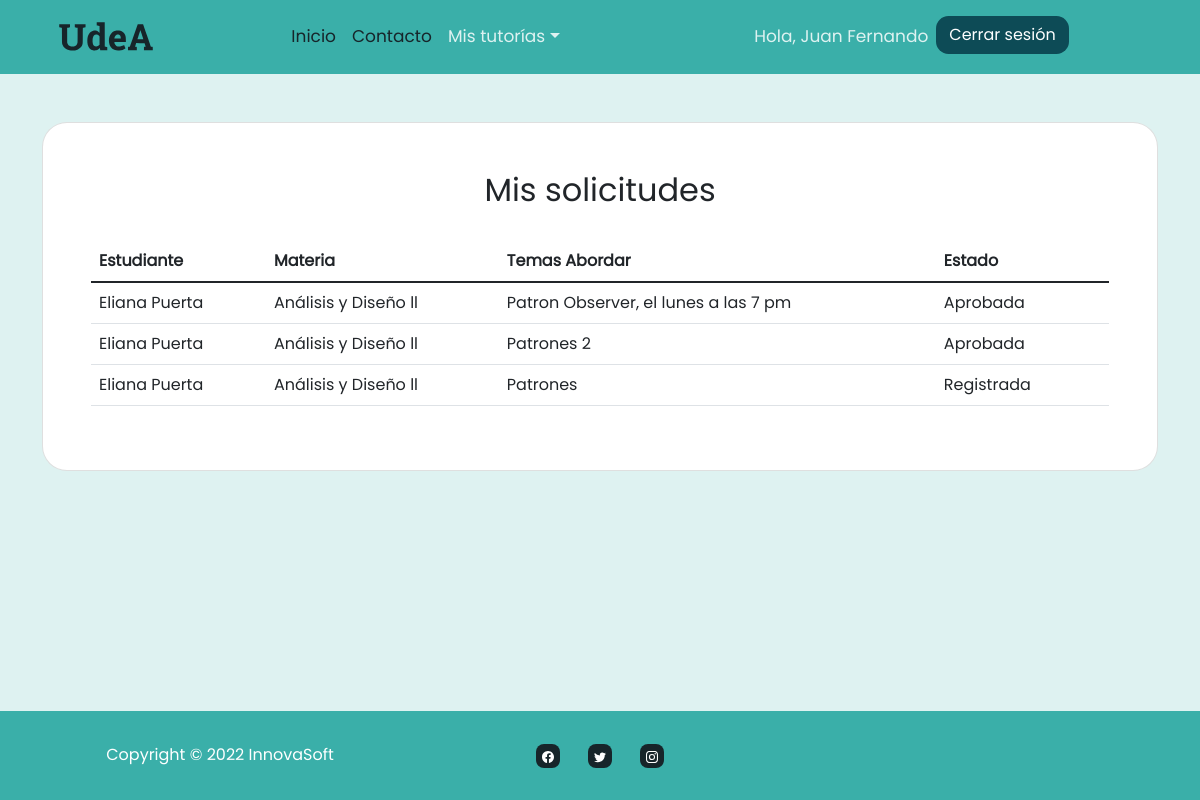
Screenshot of /tutorial_request/my_requests/ (signed in) with the database file from the repository.
### signup/models.py (models this page shows, shortened)
class User(AbstractUser):
    class Role(models.TextChoices):
        ADMIN = "ADMINISTRATOR", 'Administrator'
        STUDENT = "STUDENT", 'Student'
        TUTOR = "TUTOR", 'Tutor'
    base_role = Role.STUDENT
    role = models.CharField(max_length=15, choices=Role.choices)
    email = models.EmailField(
        max_length=30, blank=False, null=False, unique=True)
    username = models.CharField(max_length=40, unique=True, default='')
    has_tutorial = models.BooleanField(blank=False, null= False, default = False)
    class Meta:
        verbose_name = "Usuario"
        verbose_name_plural = "Usuarios"

### tutorial_request/models.py (models this page shows, shortened)
class Tutorial_Request(models.Model):
    state = models.IntegerField(null=False, blank=False, default=0, choices=State_Scale.choices)
    student = models.ForeignKey(Student, blank=False, null=False, on_delete=models.CASCADE)
    subject = models.ForeignKey(Subject, on_delete=models.CASCADE)
    tutor = models.ForeignKey(Tutor, blank=False, null=False, on_delete=models.CASCADE)
    topics = models.CharField(max_length=200, blank=False, null=False)
    date_created = models.DateField(auto_now_add=True)
    class Meta:
        verbose_name = "Solicitud de tutoría"
        verbose_name_plural = "Solicitudes de tutorías"

### index/models.py (models this page shows)
class Subject(models.Model):
    name = models.CharField(null=False, blank=False, max_length=100)
    academic_program = models.ForeignKey(Academic_Program, on_delete=models.CASCADE)
    tutors = models.ManyToManyField(Tutor)
    class Meta:
        verbose_name = "Materia"
        verbose_name_plural = "Materias"
    def __str__(self):
        return self.name

### tutorial_request/views.py (the view)
# urls.py: path('my_requests/', login_required(views.TutorialResponseView.as_view()), name="tutorial_response"),
class TutorialResponseView(TemplateView):
    template_name = 'tutorial_request/tutorial_response.html'
    def get(self, request):
        if request.user.role == "STUDENT":
            return redirect('index')
        tutorial_requests = Tutorial_Request.objects.all().order_by('state').filter(tutor_id=request.user.id) #TODO
        return render (request, self.template_name, {'context': tutorial_requests})

### signup/models.py (called while the page is built)
    def __str__(self):
        return self.first_name + " " + self.last_name

### tutorial_request/templates/tutorial_request/tutorial_response.html (shortened to what this page needs)
{% extends 'base/layouts/tables.html' %}
{% load static %}
{% block forms %}
<h2 class="text-center">Mis solicitudes</h2>
<br>
<div class="table-responsive">
<table class="table align-middle ">
    <thead>
      <tr>
        <th scope="col">Estudiante</th>
        <th scope="col">Materia</th>
        <th scope="col">Temas Abordar</th>
        <th scope="col">Estado</th>
        <th scope="col"></th>
      </tr>
    </thead>
    <tbody>
    {% for val in context %}
        <tr>
            <td>{{val.student}}</td>
            <td>{{val.subject}}</td>
            <td>{{val.topics}}</td>
            <td>{{val.get_state_display}}</td>
            <td>
            </td>
        </tr>
    {% endfor %}
    </tbody>
</table>
</div>
{% endblock forms %}

### base/templates/base/layouts/tables.html (shortened to what this page needs)
{% extends 'base/layouts/base.html' %}
{% load static %}
{% block content %}
<section class="position-relative py-4 py-xl-5">
    <div class="container position-relative">
        <div class="row d-flex justify-content-center">
            <div class="col-md-12 col-lg-7 col-xl-12 col-xxl-6">
                <div class="card mb-5 form-radius">
                    <div class="card-body p-sm-5 ">
                         {% block forms %}{% endblock forms %}
                    </div>
                </div>
            </div>
        </div>
    </div>
</section>
{% endblock content %}

### base/templates/base/layouts/base.html (shortened to what this page needs)
{% load static %}
<!DOCTYPE html>
<html lang="en">
    <head>
        <link rel="stylesheet" href="{% static 'base/bootstrap/css/bootstrap.min.css' %} ">
        <link rel="stylesheet" href="{% static 'base/css/Poppins.css' %}">
        <link rel="stylesheet" href="{% static 'base/css/Navbar-With-Button.css' %}">
        <link rel="stylesheet" href="{% static 'base/css/styles_mod.css' %}">
    </head>
    <body>
            {% include 'base/layouts/partials/navbar.html' %}
            {% block content %}
            {% endblock content%}
            {% include 'base/layouts/partials/footer.html' %}
    </body>
</html>

### base/templates/base/layouts/partials/navbar.html (shortened to what this page needs)
{% load static %}
{% url 'index' as index %}
{% url 'contact' as contact %}
{% url 'student_registration' as student_registration %}
{% url 'tutorial_request' as tutorial_request %}
{% url 'calification' as calification %}
{% url 'tutorial_registration' as tutorial_registration %}
{% url 'tutorial_response' as tutorial_response %}
{% url 'calification' as calification %}
{% url 'be_a_tutor' as be_a_tutor %}
{% url 'student_modification' as student_modification %}
{% url 'tutor_modification' as tutor_modification %}
<nav class="navbar navbar-light navbar-expand-md py-3 sticky-top">
    <div class="container">
        <a class="navbar-brand d-flex align-items-center" href="{% url 'index' %}">
            <span class="d-flex justify-content-center align-items-center me-2 ">
               <img src=" {% static 'base/assets/logo.svg' %}" class="udea-logo">
            </span>
        </a>
        <div class="collapse navbar-collapse" id="navcol-1">
            <ul class="navbar-nav mx-auto">
                {% include 'base/layouts/partials/navbar/basic_navbar.html' %}
                {% include 'base/layouts/partials/navbar/tutor_navbar.html' %}
            </ul>
            <ul class="navbar-nav mx-auto">
            {% include 'base/layouts/partials/navbar/login_navbar.html' %}
            </ul>
        </div>
    </div>
</nav>

### base/templates/base/layouts/partials/navbar/basic_navbar.html (shortened to what this page needs)
{% load static %}
<li class="nav-item">
    <a class="nav-link {% if request.path == index %}active{% endif %}" href="{% url 'index' %}">Inicio</a>
</li>
<li class="nav-item">
    <a class="nav-link {% if request.path == contact %}active{% endif %}" href="{% url 'contact' %}">Contacto</a>
</li>

### base/templates/base/layouts/partials/navbar/student_navbar.html (shortened to what this page needs)
{% load static %}

### base/templates/base/layouts/partials/navbar/tutor_navbar.html (shortened to what this page needs)
{% load static %}
{% if request.user.role == 'TUTOR' %}
    <li class="nav-item dropdown"><a class="dropdown-toggle nav-link {% if request.path == tutorial_registration or request.path == tutorial_response %}active{% endif %} " aria-expanded="false" data-bs-toggle="dropdown" href="#">Mis tutorías</a>
    </li>
{% endif %}

### base/templates/base/layouts/partials/navbar/login_navbar.html (shortened to what this page needs)
{% load static %}
{% if not request.user.is_authenticated %}
    <a class="btn btn-global btn-navbar" type="button" href="{% url 'login' %}"> Iniciar sesión </a>
{% else %}
<li class="nav-item dropdown">
    <a class="nav-link active" aria-expanded="false" data-bs-toggle="dropdown" href="#">Hola, {{request.user.first_name}}</a>
<li>
    <a class="btn btn-global btn-navbar" type="button" href="{% url 'logout' %}"> Cerrar sesión </a>
{% endif %}

### base/templates/base/layouts/partials/footer.html (shortened to what this page needs)
{% load static %}
<footer class="mt-auto text-center py-4">
    <div class="container">
        <div class="row row-cols-1 row-cols-lg-3">
            <div class="col">
                <p class="my-2">Copyright&nbsp;© 2022 InnovaSoft</p>
            </div>
            <div class="col">
                <ul class="list-inline my-2">
                    <li class="list-inline-item me-4">
                        <div class="bs-icon-rounded bs-icon-primary bs-icon"><a href="https://facebook.com/BienestarDeIngenieriaUdea"></a></div>
                    </li>
                    <li class="list-inline-item me-4">
                        <div class="bs-icon-rounded bs-icon-primary bs-icon"><a href="https://twitter.com/bienudea_ing"></a></div>
                    </li>
                    <li class="list-inline-item">
                        <div class="bs-icon-rounded bs-icon-primary bs-icon"><a href="https://www.instagram.com/udea/"></a></div>
                    </li>
                </ul>
            </div>
        </div>
    </div>
</footer>

### base/static/base/css/Navbar-With-Button.css (style rules this page uses)
.bs-icon { --bs-icon-size: .75rem; display: flex; flex-shrink: 0; justify-content: center; align-items: center; font-size: var(--bs-icon-size); width: calc(var(--bs-icon-size) * 2); height: calc(var(--bs-icon-size) * 2); color: var(--bs-primary); }
.bs-icon.bs-icon-rounded { border-radius: .5rem; }

### base/static/base/css/styles_mod.css (style rules this page uses)
:root { --bg-navbar: #3AAFA9; --fg-navbar-items: #17252A; --fg-text-btn: #FEFFFF; --bg-color:#DEF2F1; --borrar:#2B7A78; --bg-btn: #0d4b56; }
.navbar { background-color: var(--bg-navbar); }
.btn-global { background-color:var(--bg-btn); color: var(--fg-text-btn); border-radius: 12.5px; }
body { background-color: var(--bg-color); font-family: Poppins, sans-serif; font-size: 1rem; min-height: 100vh; position: relative; margin: 0; padding-bottom: 10%; box-sizing: border-box; }
.form-radius { border-radius: 25px; }
.navbar-light .navbar-nav .nav-link.active { color: var(--bg-color); }
.navbar-light .navbar-nav .nav-link { color: var(--fg-navbar-items); font-size: 17px; }
footer { background-color: var(--bg-navbar); bottom: 0; position: absolute; width: 100%; }
.my-2 { color: var(--fg-text-btn); }
.udea-logo { width: 128px; height: 32px; }
.bs-icon.bs-icon-primary { color: var(--fg-text-btn); background-color: var(--fg-navbar-items); }
.dropdown, .dropend, .dropstart, .dropup { position: relative; background-color: var(--bg-navbar); }
.list-inline-item a { color: #FFFFFF; }

### rows the page displays
User: user.first_name "Juan Fernando"
Tutorial_Request: student "Eliana Puerta", subject "Análisis y Diseño ll", topics "Patron Observer, el lunes a las 7 pm", state "Aprobada"
Tutorial_Request: student "Eliana Puerta", subject "Análisis y Diseño ll", topics "Patrones 2", state "Aprobada"
Tutorial_Request: student "Eliana Puerta", subject "Análisis y Diseño ll", topics "Patrones", state "Registrada"
